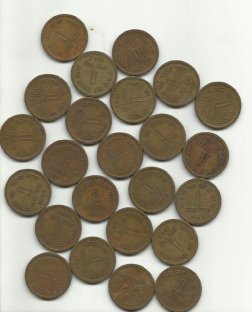
#> input picture Assignment6/water_coins.jpg, 252 x 312 px
$ jupyter execute CV_Assignment6.ipynb
#> lines starting #> are read from the running program, lines starting #| are printed output that depends on the picture; after the words box and inside, x2 and y2 are one past the last pixel; in counts of white or black regions, pixels touching at a corner belong together
[cell 1]
import cv2
import numpy as np
from matplotlib import pyplot as plt
import sys

np.set_printoptions(threshold=sys.maxsize)

img = cv2.imread("water_coins.jpg")
#> img is the input picture: shape (312, 252, 3); mean B, G, R 136.3, 153.2, 161.4
gray = cv2.cvtColor(img, cv2.COLOR_RGB2GRAY)
ret, thres = cv2.threshold(gray, 127, 255, cv2.THRESH_BINARY_INV+cv2.THRESH_OTSU)
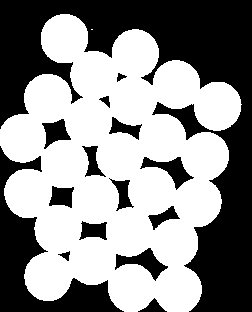
#> thres: shape (312, 252); 55.8% white; 15 black regions, largest, box (x1, y1, x2, y2) and area: (0, 0, 252, 312) 24960, (0, 146, 124, 312) 5667, (115, 248, 168, 281) 661
#> ret = 157

[cell 2]
plt.imshow(thres, 'gray')

[cell 3]
#removing whites in background
kernal = np.ones((3,3), np.uint8)
opening = cv2.morphologyEx(thres, cv2.MORPH_OPEN, kernal, iterations=3)
#> opening: shape (312, 252); 55.7% white; 15 black regions, largest, box (x1, y1, x2, y2) and area: (0, 0, 252, 312) 24975, (0, 146, 124, 312) 5681, (115, 248, 168, 281) 667
# closing = cv2.morphologyEx(thres, cv2.MORPH_CLOSE, kernal)
plt.imshow(opening, 'gray')

[cell 4]
#dialating to make sure background gets perfect and donot mix with the items/coins actually
sure_bg = cv2.dilate(opening, kernal, iterations=3)
#> sure_bg: shape (312, 252); 66% white; 16 black regions (4 under 20 px), largest, box (x1, y1, x2, y2) and area: (0, 0, 252, 312) 21127, (0, 155, 116, 312) 4291, (174, 109, 199, 133) 206
plt.imshow(sure_bg, 'gray')

[cell 5]
#dist transform is finding distance from a 0 pixel to nearest non zero pixel so closer pixels to non-zero will be darker and
#farther will be brighter
#This helps to find center of coin

# L2 -> euclidian distance
dist_transform = cv2.distanceTransform(opening, cv2.DIST_L2, 5)
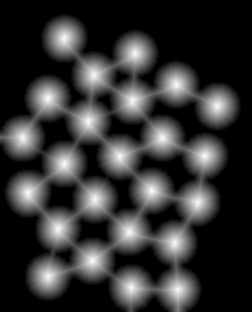
#> dist_transform: shape (312, 252) float32; min 0, max 23.97, mean 4.9; drawn with min black and max white
plt.imshow(dist_transform, 'gray')

# 1 0 1   0 1 0
# 0 0 0   1 1 1
# 0 1 0   1 0 1

[cell 6]
# 0.7times the max of dist_transform the distance from center
ret, sure_fg = cv2.threshold(dist_transform, 0.7*dist_transform.max(), 255, 0)
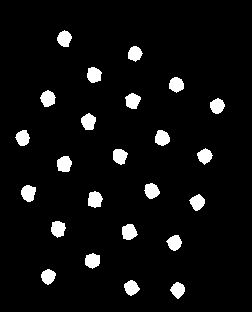
#> sure_fg: shape (312, 252) float32; 5.5% white; 24 white regions, largest, box (x1, y1, x2, y2) and area: (88, 191, 103, 208) 194, (57, 156, 72, 172) 193, (122, 224, 138, 240) 193
#> ret = 16.78
plt.imshow(sure_fg, 'gray')

[cell 7]
s_fg = np.uint8(sure_fg)
# plt.imshow(s_fg, 'gray')
unknown = cv2.subtract(sure_bg, s_fg)
plt.imshow(unknown, 'gray')
# unknown

[cell 8]
# Marker labelling
ret, markers = cv2.connectedComponents(s_fg)
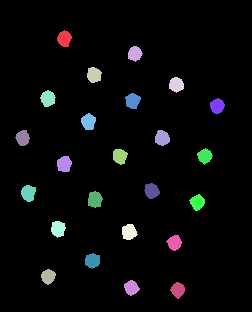
#> markers: shape (312, 252) int32; 25 distinct labels, from 0 to 24; one colour per label, 0 black
#> ret = 25
print(ret)
#| 25
plt.imshow(markers, 'gray')
# markers

[cell 9]
# Add one to all labels so that sure background is not 0, but 1 to differentiate background from s_fg
markers = markers+10
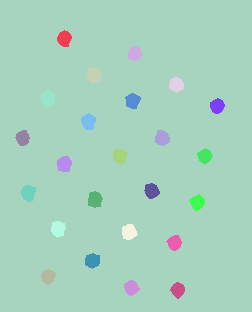
#> markers: shape (312, 252) int32; 25 distinct labels, from 10 to 34; one colour per label, 0 black
# plt.imshow(markers, 'gray')
markers

[cell 10]
# 0 is put to make it a complete coin with the surrounding and differentiation with fg and bg
markers[unknown==255] = 0
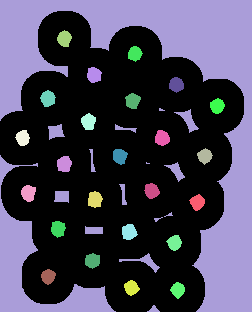
#> markers: shape (312, 252) int32; 26 distinct labels, from 0 to 34; one colour per label, 0 black
plt.imshow(markers, 'gray')

[cell 11]
markers = cv2.watershed(img, markers)
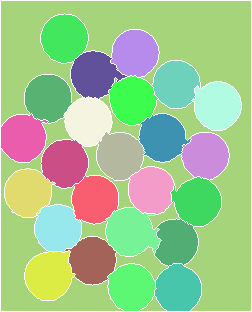
#> markers: shape (312, 252) int32; 26 distinct labels, from -1 to 34; one colour per label, 0 black, -1 white
plt.imshow(markers, 'gray')

[cell 12]
import sys

np.set_printoptions(threshold=sys.maxsize)
markers

[cell 13]
img[markers == -1] = [255, 0, 0]
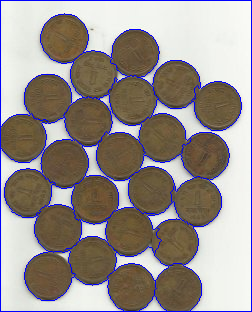
#> img: shape (312, 252, 3); 5.06% of pixels changed, all inside (x1, y1, x2, y2) = (0, 0, 252, 312)
plt.imshow(img,  'gray')

[cell 14]
import cv2
import numpy as np
from matplotlib import pyplot as plt

img = cv2.imread("water_coins.jpg")
gray = cv2.cvtColor(img, cv2.COLOR_RGB2GRAY)
gray_blur = cv2.GaussianBlur(gray, (15, 15), 0)
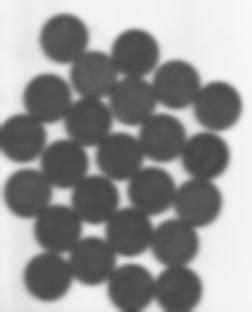
#> gray_blur: shape (312, 252); min 68, max 249, mean 149
thresh1 = cv2.adaptiveThreshold(gray_blur, 255, cv2.ADAPTIVE_THRESH_GAUSSIAN_C, cv2.THRESH_BINARY_INV, 11, 1)
#> thresh1: shape (312, 252); 32.6% white; 413 white regions (398 under 20 px), largest, box (x1, y1, x2, y2) and area: (0, 14, 242, 312) 24012, (167, 79, 178, 89) 54, (90, 66, 97, 78) 42

[cell 15]
kernal = np.ones((3,3), np.uint8)
closing = cv2.morphologyEx(thresh1, cv2.MORPH_CLOSE, kernal, iterations=4)
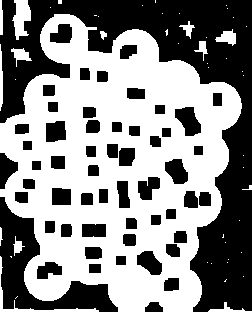
#> closing: shape (312, 252); 54.4% white; 55 black regions, largest, box (x1, y1, x2, y2) and area: (0, 0, 252, 312) 21981, (0, 197, 118, 312) 4347, (175, 107, 201, 136) 493

$ run again, with Assignment6/markers.png saved as Assignment6/water_coins.jpg
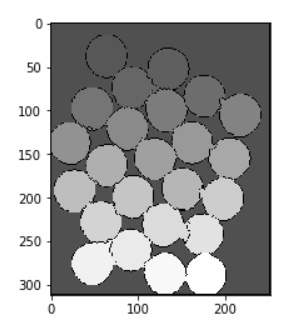
#> input picture Assignment6/markers.png, 305 x 327 px
#> img is the input picture: shape (327, 305, 3); min 0, max 255, mean 173.1
#> `ret, thres = cv2.threshold(gray, 127, 255, cv2.THRESH_BINARY_INV+cv2.T..`:
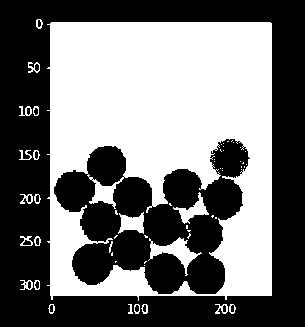
#> thres: shape (327, 305); 45.5% white; 57 white regions (34 under 20 px), largest, box (x1, y1, x2, y2) and area: (47, 22, 272, 301) 42990, (148, 237, 202, 276) 661, (173, 192, 209, 224) 379
#> `ret, thres = cv2.threshold(gray, 127, 255, cv2.THRESH_BINARY_INV+cv2.T..`: ret = 166
#> opening: shape (327, 305); 43.4% white; 8 white regions, largest, box (x1, y1, x2, y2) and area: (50, 22, 272, 296) 37685, (50, 197, 152, 296) 4070, (163, 239, 194, 264) 440
#> sure_bg: shape (327, 305); 50.4% white; 1 black region, box (x1, y1, x2, y2) and area: (0, 0, 305, 327) 49496
#> sure_fg: shape (327, 305) float32; 3.7% white; 1 white region, box (x1, y1, x2, y2) and area: (100, 72, 222, 122) 3740
#> `ret, sure_fg = cv2.threshold(dist_transform, 0.7*dist_transform.max(),..`: ret = 50.24
#> unknown: shape (327, 305); 46.6% white; 7 white regions, largest, box (x1, y1, x2, y2) and area: (47, 19, 275, 299) 38001, (47, 194, 155, 299) 5529, (148, 236, 197, 267) 1013
#> `ret, markers = cv2.connectedComponents(s_fg)`: ret = 2
#| 2
#> img: shape (327, 305, 3); 2.34% of pixels changed, all inside (x1, y1, x2, y2) = (0, 0, 305, 327)
#> thresh1: shape (327, 305); 22.1% white; 13 white regions (2 under 20 px), largest, box (x1, y1, x2, y2) and area: (48, 21, 272, 298) 19932, (18, 192, 42, 206) 257, (18, 105, 41, 118) 254
#> `closing = cv2.morphologyEx(thresh1, cv2.MORPH_CLOSE, kernal, iteration..`:
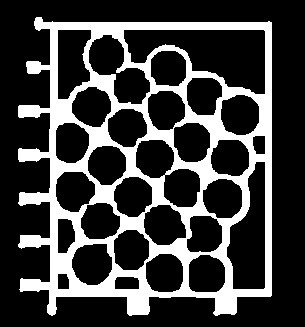
#> closing: shape (327, 305); 24.9% white; 1 white region, box (x1, y1, x2, y2) and area: (18, 17, 272, 316) 24857
